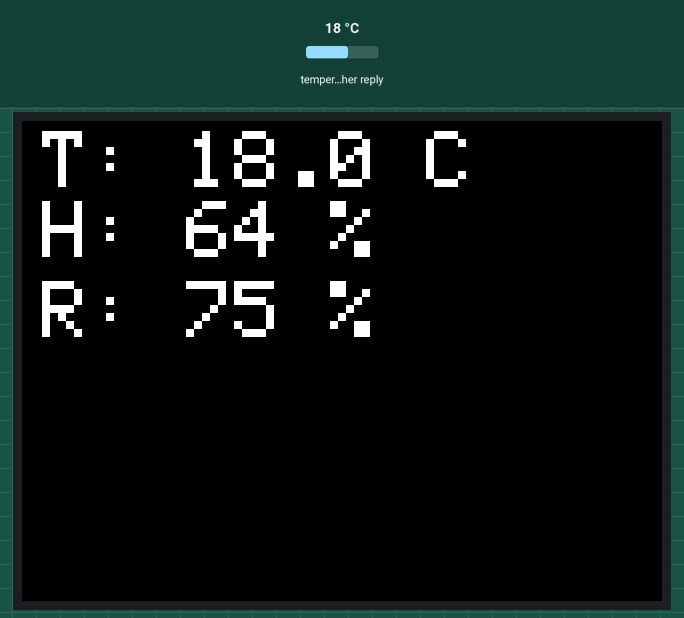
A sketch run on a simulated ESP32. Parts: 320×240 colour display. The inputs (shaded band) are chosen by the test bench; at power-on: temperature in the weather reply 18 °C. WiFi joins after 1.5 s; servers stay silent unless stated; web services answer with replies made up by the test bench; what the sketch prints to the serial monitor is not drawn.

Above: at 3.4 s.
3.5 s: temperature in the weather reply set to -14 °C
At 13.9 s:
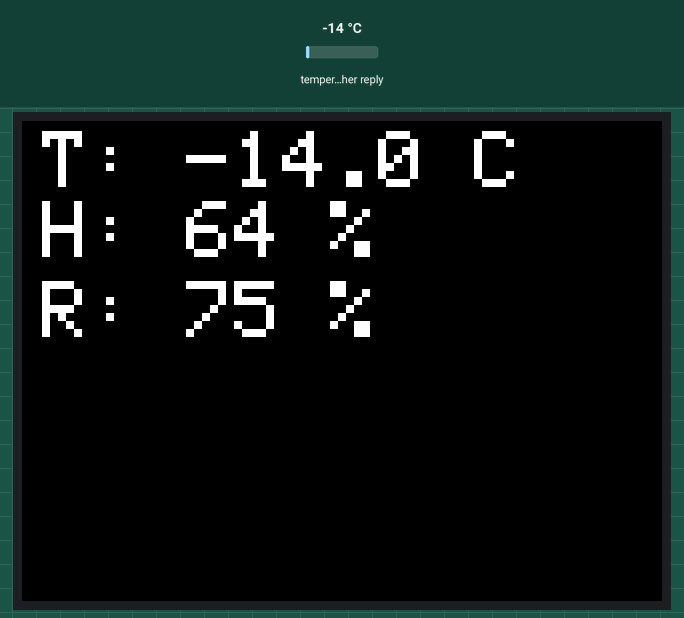
14.2 s: temperature in the weather reply set to -1 °C
At 23.9 s:
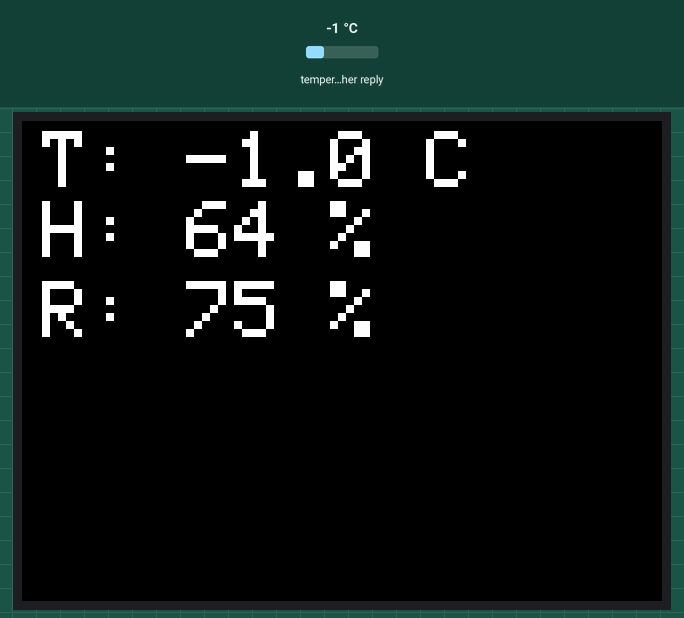
24.5 s: temperature in the weather reply set to 14 °C
At 34.7 s:
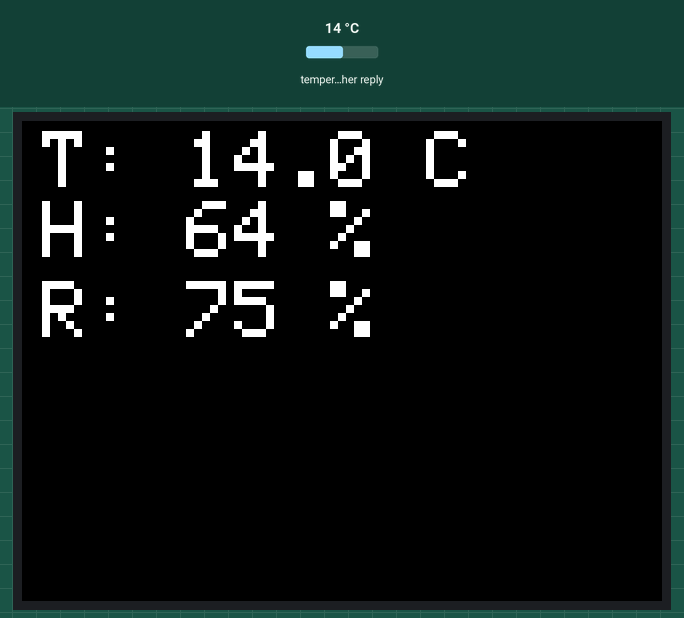
Timing chart, 0 to 36.2 s (numbered marks = the images above; inputs shaded):
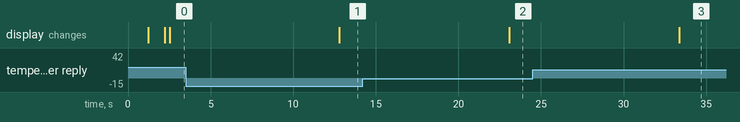

The sketch:

TTGOT1-Weather.ino
```cpp
#include <Arduino.h>
#include <Wire.h>
#include <WiFi.h>
#include <HTTPClient.h>
#include <ArduinoJson.h>
#include <TFT_eSPI.h>        //LCD函式庫
#include <Button2.h>        //Button2函式庫


// Replace with your own Wi-Fi credentials
const char* ssid = "banana";
const char* password = "52695269";

// Replace with your own OpenWeatherMap API key
const char* apiKey = "e73c5ba692c77e42d1203639a936d79f";

//U8G2_SSD1306_128X64_NONAME_1_SW_I2C u8g2(U8G2_R0, /* clock=*/ 22, /* data=*/ 21, /* reset=*/ U8X8_PIN_NONE);

const char* server = "api.openweathermap.org";
const char* city = "TAMSUI"; // Replace with the city you want to get weather information for

TFT_eSPI tft; // Declare the TFT object

// Function to fetch weather data from OpenWeatherMap API
String getWeatherData() {
  WiFiClient client;
  HTTPClient http;

  char url[100];
  sprintf(url, "/data/2.5/weather?q=%s&appid=%s", city, apiKey);

  if (!http.begin(client, server, 80, url)) {
    Serial.println("Failed to connect to OpenWeatherMap API");
    return "";
  }

  int httpCode = http.GET();
  if (httpCode != HTTP_CODE_OK) {
    Serial.println("HTTP request failed");
    http.end();
    return "";
  }

  String payload = http.getString();
  http.end();

  return payload;
}

void setup(void) {
  Serial.begin(115200);
  tft.init();
  tft.setRotation(3);  // 调整屏幕方向
  tft.fillScreen(TFT_BLACK);
  tft.setTextColor(TFT_WHITE);

  // 连接 WiFi
  WiFi.begin(ssid, password);
  while (WiFi.status() != WL_CONNECTED) {
    delay(1000);
    Serial.println("Connecting to WiFi...");
    tft.println("Connecting to WiFi...");
  }
  Serial.println("Connected to WiFi!");
  tft.println("Connected to WiFi!");

}

void loop(void) {
  if (WiFi.status() == WL_CONNECTED) {
    String payload = getWeatherData();

    // Parse the JSON data
    DynamicJsonDocument doc(1024);
    deserializeJson(doc, payload);
    JsonObject weather = doc["weather"][0];
    JsonObject main = doc["main"];
    float temperatureKelvin = main["temp"];
    int humidity = main["humidity"];
    String description = weather["description"];
    int rainProbability = doc["clouds"]["all"]; // Extract rain probability from "clouds" object

    // Convert temperature from Kelvin to Celsius
    float temperatureCelsius = temperatureKelvin - 273.15;

    // Display weather data on the OLED screen
    tft.fillScreen(TFT_BLACK);
    tft.setTextSize(4);
    tft.setCursor(10, 5);
    tft.print("T: ");
    tft.print(temperatureCelsius, 1); // Display temperature with one decimal place
    tft.print(" C");

    tft.setCursor(10, 40);
    tft.print("H: ");
    tft.print(humidity);
    tft.print(" %");
/*
    tft.setCursor(10, 70);
    tft.print("Weather: ");
    tft.print(description);*/

    tft.setCursor(10, 80);
    tft.print("R: ");
    tft.print(rainProbability);
    tft.print(" %");

    // Wait for a few seconds before updating the display again
    delay(10000);
  }
}
```

Measured:
- after the input at 3.5 s, the display: changes after 9.3 s (image 1)
- after the input at 14.2 s, the display: changes after 8.9 s (image 2)
- after the input at 24.5 s, the display: changes after 8.9 s (image 3)
